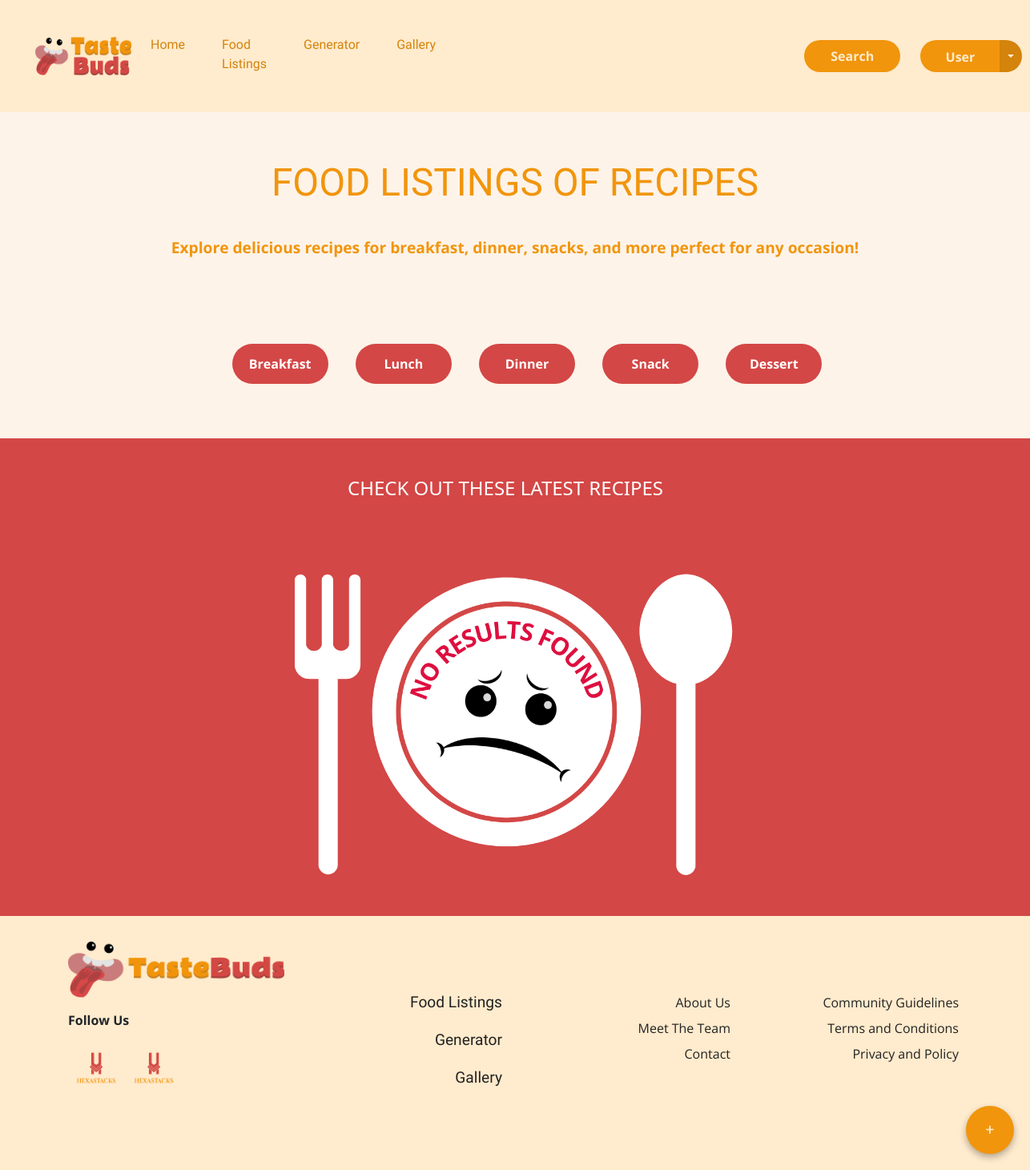
Page /users/foodListings.php on the earlier database version.
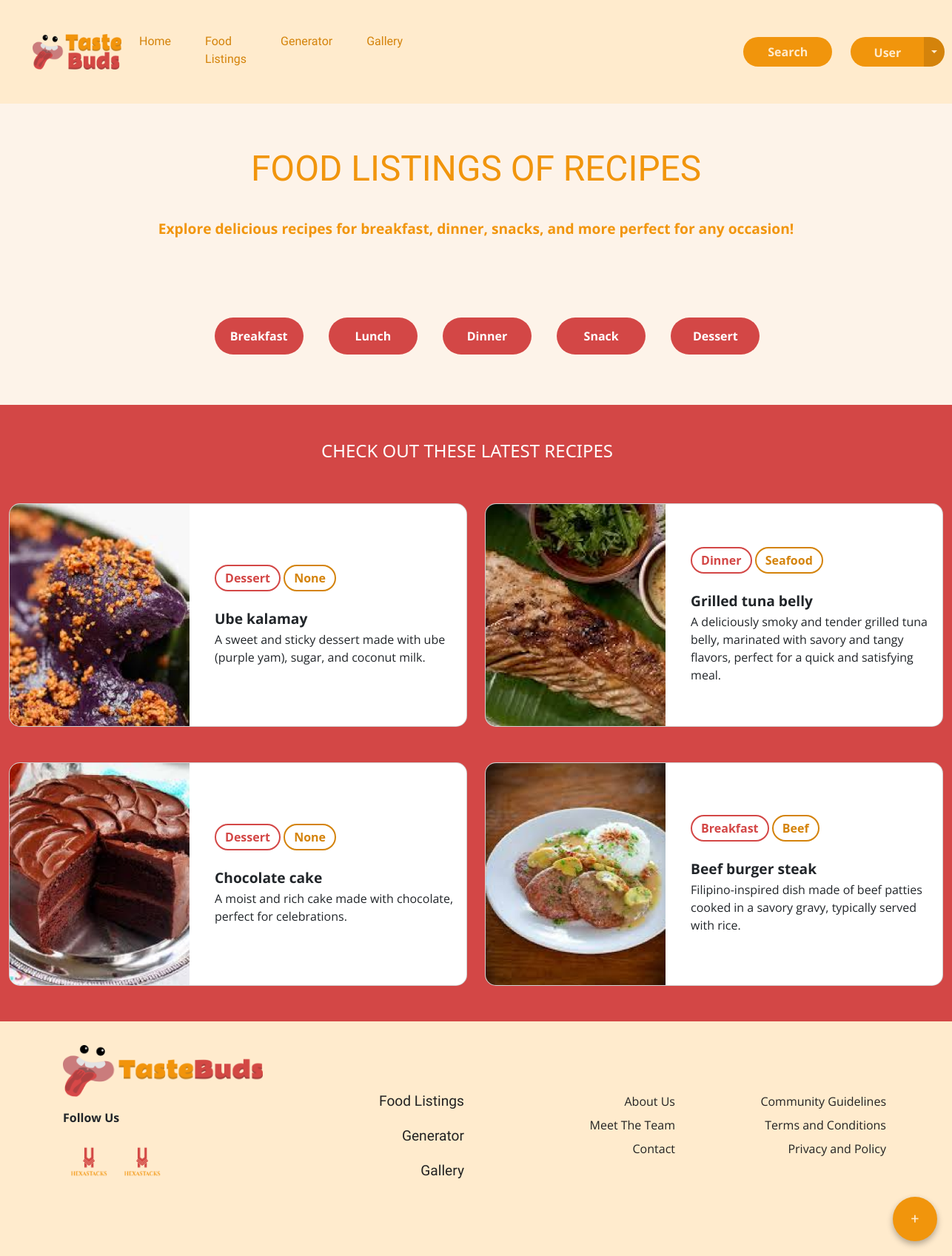
Same page on the later database version.
### tables this page shows
CREATE TABLE `recipes` (
  `recipeID` int(5) NOT NULL,
  `recipeTitle` varchar(100) NOT NULL,
  `description` varchar(600) NOT NULL,
  `ingredients` varchar(800) NOT NULL,
  `steps` varchar(5000) NOT NULL,
  `userID` int(5) NOT NULL,
  `isApproved` varchar(3) NOT NULL DEFAULT 'no',
  `createdAt` datetime NOT NULL DEFAULT current_timestamp(),
  `updatedAt` datetime DEFAULT current_timestamp(),
  `primaryCategoryID` int(1) NOT NULL,
  `subcategoryID` int(1) DEFAULT NULL
);

CREATE TABLE `images` (
  `imageID` int(5) NOT NULL,
  `imageURL` varchar(500) NOT NULL,
  `recipeID` int(5) DEFAULT NULL,
  `postID` int(5) DEFAULT NULL
);

CREATE TABLE `primaryfoodcategories` (
  `primaryCategoryID` int(1) NOT NULL,
  `primaryCategoryName` varchar(15) NOT NULL
);

CREATE TABLE `foodsubcategories` (
  `subcategoryID` int(1) NOT NULL,
  `subcategoryName` varchar(20) NOT NULL
);

### connect.php (called while the page is built, shortened)
<?php
function executeQuery($query)
{
	$conn = $GLOBALS['conn'];
	return mysqli_query($conn, $query);
}
?>

### users/foodListings.php (the view, shortened to what this page needs)
<?php
include("../connect.php");
$primaryCategoryFilter = isset($_GET['primaryCategoryName']) ? $_GET['primaryCategoryName'] : '';
$subcategoryFilter = isset($_GET['subcategoryName']) ? $_GET['subcategoryName'] : '';
$queryRecipes = "
    SELECT recipes.*,
           users.*,
           images.*,
           primaryfoodcategories.*,
           foodSubcategories.*,
           (SELECT COUNT(likeID) FROM likes WHERE likes.recipeID = recipes.recipeID) AS likesCount,
          (SELECT COUNT(bookmarkID) FROM bookmarks WHERE bookmarks.recipeID = recipes.recipeID) AS bookmarksCount
    FROM recipes
    LEFT JOIN users ON users.userID = recipes.userID
    LEFT JOIN images ON images.recipeID = recipes.recipeID
    LEFT JOIN primaryfoodcategories ON primaryfoodcategories.primaryCategoryID = recipes.primaryCategoryID
    LEFT JOIN foodSubcategories ON foodSubcategories.subcategoryID = recipes.subcategoryID
";
$queryFourLatestRecipes = $queryRecipes . "ORDER BY recipes.createdAt DESC LIMIT 4";
$resultFourLatestRecipes = executeQuery($queryFourLatestRecipes);
?>
<!DOCTYPE html>
<html lang="en">
<head>
  <link href="https://cdn.jsdelivr.net/npm/bootstrap@5.3.3/dist/css/bootstrap.min.css" rel="stylesheet"
 />
  <link rel="stylesheet" href="../shared/assets/css/foodListingsRecipe.css" />
  <link rel="stylesheet" href="../shared/assets/css/style.css">
</head>
<body>
  <?php include("../shared/components/navbar.php") ?>
  <div class="container">
    <div class="row" id="titleContainer">
    </div>
  </div>
  <div class="container mt-4">
    <div class="row justify-content-center">
      <div class="col-md-12 d-flex flex-wrap justify-content-center align-items-center">
        <div id="first-set" class="button-group">
          <button class="custom-btn" onclick="filterRecipes('Breakfast')">Breakfast</button>
          <button class="custom-btn" onclick="filterRecipes('Lunch')">Lunch</button>
          <button class="custom-btn" onclick="filterRecipes('Dinner')">Dinner</button>
          <button class="custom-btn" onclick="filterRecipes('Snack')">Snack</button>
          <button class="custom-btn" onclick="filterRecipes('Dessert')">Dessert</button>
        </div>
      </div>
    </div>
  </div>
  <?php if ($primaryCategoryFilter == '' && $subcategoryFilter == '') { ?>
    <div class="container-fluid mt-5 content-bg">
      <div class="row">
        <div class="row mt-5 mb-5">
          <div class="col text-center" style="color:white;">
            <h4>CHECK OUT THESE LATEST RECIPES</h4>
          </div>
        </div>
        <?php if (mysqli_num_rows($resultFourLatestRecipes) > 0) {
          while ($rowFourLatestRecipes = mysqli_fetch_assoc($resultFourLatestRecipes)) { ?>
            <div class="col-md-6 mb-5">
              <a href="recipeOverview.php?recipeID=<?php echo $rowFourLatestRecipes['recipeID']; ?>"
                style="text-decoration: none; color: inherit;">
                <div class="card">
                  <div class="row" style="height: 300px;">
                    <div class="col-md-5" style="height: 300px;">
                      <img src="../shared/assets/image/content-image/<?php echo $rowFourLatestRecipes['imageURL']; ?>"
                        alt="<?php echo $rowFourLatestRecipes['recipeTitle']; ?>" class="img-fluid"
                        style="height: 100%; object-fit: cover;">
                    </div>
                    <div class="col-md-7">
                      <div class="card-body"
                        style="padding: 20px 10px; height: 100%; overflow: hidden; text-overflow: ellipsis;">
                        <div class="col" style=" flex: 0;">
                          <span class="primaryCategory"><?php echo $rowFourLatestRecipes["primaryCategoryName"]; ?></span>
                          <span class="subcategory"><?php echo $rowFourLatestRecipes["subcategoryName"]; ?></span>
                        </div>
                        <h5 class="card-title"><?php echo $rowFourLatestRecipes["recipeTitle"]; ?></h5>
                        <p class="card-text"
                          style="overflow: hidden; text-overflow: ellipsis; display: -webkit-box; -webkit-line-clamp: 5; -webkit-box-orient: vertical;">
                          <?php echo $rowFourLatestRecipes["description"]; ?>
                        </p>
                      </div>
                    </div>
                  </div>
                </div>
              </a>
            </div>
          <?php }
        } else { ?>
          <div class="container">
            <div class="row">
              <div class="col d-flex justify-content-center" style="width: 100%;">
                <img src="../shared/assets/image/no-results-found.png"
                  style="max-width: 50%; height: auto; margin: 20px 0 40px 0" class="img-fluid">
              </div>
            </div>
          </div>
        <?php } ?>
      </div>
    </div>
  <?php } ?>
  <?php include '../shared/components/footer.php'; ?>
</body>
</html>

Differences in the rows shown:
added recipes: images.imageURL (picture), primaryCategoryID.primaryCategoryName "Dessert", subcategoryID.subcategoryName "None", recipeTitle "Ube kalamay", description "A sweet and sticky dessert made with ube (purple yam), sugar, and coconut milk."
added recipes: images.imageURL (picture), primaryCategoryID.primaryCategoryName "Dinner", subcategoryID.subcategoryName "Seafood", recipeTitle "Grilled tuna belly", description "A deliciously smoky and tender grilled tuna belly, marinated with savory and tangy flavors, perfect for a quick and satisfying meal."
added recipes: images.imageURL (picture), primaryCategoryID.primaryCategoryName "Dessert", subcategoryID.subcategoryName "None", recipeTitle "Chocolate cake", description "A moist and rich cake made with chocolate, perfect for celebrations."
added recipes: images.imageURL (picture), primaryCategoryID.primaryCategoryName "Breakfast", subcategoryID.subcategoryName "Beef", recipeTitle "Beef burger steak", description "Filipino-inspired dish made of beef patties cooked in a savory gravy, typically served with rice."
